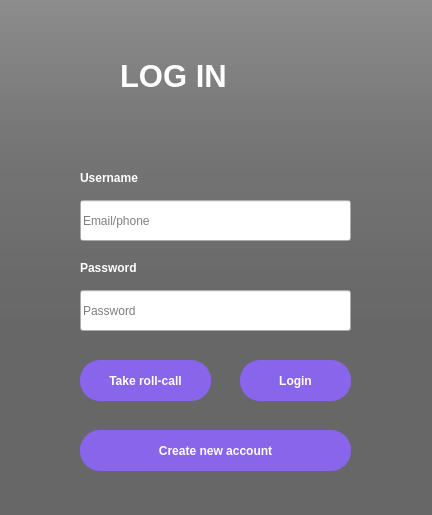
<?xml version="1.0" encoding="UTF-8"?>
<ui version="4.0">
 <class>MainWindow</class>
 <widget class="QMainWindow" name="MainWindow">
  <property name="geometry">
   <rect>
    <x>0</x>
    <y>0</y>
    <width>432</width>
    <height>515</height>
   </rect>
  </property>
  <property name="windowTitle">
   <string>Login</string>
  </property>
  <widget class="QWidget" name="centralwidget">
   <widget class="QLabel" name="label">
    <property name="geometry">
     <rect>
      <x>0</x>
      <y>0</y>
      <width>432</width>
      <height>547</height>
     </rect>
    </property>
    <property name="styleSheet">
     <string notr="true">border-image: url(:/newPrefix/bg1.jpg);</string>
    </property>
    <property name="text">
     <string/>
    </property>
   </widget>
   <widget class="QLabel" name="label_2">
    <property name="geometry">
     <rect>
      <x>0</x>
      <y>0</y>
      <width>432</width>
      <height>547</height>
     </rect>
    </property>
    <property name="styleSheet">
     <string notr="true">background-color: qlineargradient(spread:pad, x1:0, x2:0, y2:0.715909, stop:0 rgba(0,0,0,9), stop:0.375 rgba(0,0,0,50), stop:0.835277 rgba(0,0,0,75));
</string>
    </property>
    <property name="text">
     <string/>
    </property>
   </widget>
   <widget class="QLabel" name="label_3">
    <property name="geometry">
     <rect>
      <x>0</x>
      <y>0</y>
      <width>432</width>
      <height>547</height>
     </rect>
    </property>
    <property name="styleSheet">
     <string notr="true">background-color: rgba(0,0,0,100);</string>
    </property>
    <property name="text">
     <string/>
    </property>
   </widget>
   <widget class="QLabel" name="alert">
    <property name="geometry">
     <rect>
      <x>80</x>
      <y>119</y>
      <width>271</width>
      <height>31</height>
     </rect>
    </property>
    <property name="font">
     <font>
      <pointsize>10</pointsize>
      <weight>75</weight>
      <bold>true</bold>
     </font>
    </property>
    <property name="styleSheet">
     <string notr="true">color:red;</string>
    </property>
    <property name="text">
     <string/>
    </property>
   </widget>
   <widget class="QPushButton" name="register_btn">
    <property name="geometry">
     <rect>
      <x>80</x>
      <y>430</y>
      <width>271</width>
      <height>41</height>
     </rect>
    </property>
    <property name="font">
     <font>
      <pointsize>9</pointsize>
      <weight>75</weight>
      <bold>true</bold>
     </font>
    </property>
    <property name="cursor">
     <cursorShape>PointingHandCursor</cursorShape>
    </property>
    <property name="styleSheet">
     <string notr="true">QPushButton#register_btn{
	background: rgb(137,101,236);
	border-radius: 20px;
	color: white;
}
QPushButton#register_btn:hover{
	background-color: rgb(255,255,255,210);
	border-radius: 20px;
	color: black;
}
QPushButton#register_btn:pressed{
	background-color: rgb(255,255,255,210);
	padding-top: 5px;
	padding-left: 5px;
}</string>
    </property>
    <property name="text">
     <string>Create new account</string>
    </property>
   </widget>
   <widget class="QLineEdit" name="username">
    <property name="geometry">
     <rect>
      <x>80</x>
      <y>200</y>
      <width>271</width>
      <height>41</height>
     </rect>
    </property>
    <property name="font">
     <font>
      <pointsize>9</pointsize>
     </font>
    </property>
    <property name="placeholderText">
     <string>Email/phone</string>
    </property>
   </widget>
   <widget class="QLineEdit" name="password">
    <property name="geometry">
     <rect>
      <x>80</x>
      <y>290</y>
      <width>271</width>
      <height>41</height>
     </rect>
    </property>
    <property name="font">
     <font>
      <pointsize>9</pointsize>
     </font>
    </property>
    <property name="text">
     <string/>
    </property>
    <property name="echoMode">
     <enum>QLineEdit::Password</enum>
    </property>
    <property name="placeholderText">
     <string>Password</string>
    </property>
   </widget>
   <widget class="QPushButton" name="rollcall_btn">
    <property name="geometry">
     <rect>
      <x>80</x>
      <y>360</y>
      <width>131</width>
      <height>41</height>
     </rect>
    </property>
    <property name="font">
     <font>
      <pointsize>9</pointsize>
      <weight>75</weight>
      <bold>true</bold>
     </font>
    </property>
    <property name="cursor">
     <cursorShape>PointingHandCursor</cursorShape>
    </property>
    <property name="styleSheet">
     <string notr="true">QPushButton#rollcall_btn{
	background: rgb(137,101,236);
	border-radius: 20px;
	color: white;
}
QPushButton#rollcall_btn:hover{
	background-color: rgb(255,255,255,210);
	border-radius: 20px;
	color: black;
}
QPushButton#rollcall_btn:pressed{
	background-color: rgb(255,255,255,210);
	padding-top: 5px;
	padding-left: 5px;
}</string>
    </property>
    <property name="text">
     <string>Take roll-call</string>
    </property>
   </widget>
   <widget class="QPushButton" name="login_btn">
    <property name="geometry">
     <rect>
      <x>240</x>
      <y>360</y>
      <width>111</width>
      <height>41</height>
     </rect>
    </property>
    <property name="font">
     <font>
      <pointsize>9</pointsize>
      <weight>75</weight>
      <italic>false</italic>
      <bold>true</bold>
     </font>
    </property>
    <property name="cursor">
     <cursorShape>PointingHandCursor</cursorShape>
    </property>
    <property name="styleSheet">
     <string notr="true">QPushButton#login_btn{
	background: rgb(137,101,236);
	border-radius: 20px;
	color: white;
}
QPushButton#login_btn:hover{
	background-color: rgb(255,255,255,210);
	border-radius: 20px;
	color: black;
}
QPushButton#login_btn:pressed{
	background-color: rgb(255,255,255,210);
	padding-top: 5px;
	padding-left: 5px;
}</string>
    </property>
    <property name="text">
     <string>Login</string>
    </property>
   </widget>
   <widget class="QLabel" name="label_4">
    <property name="geometry">
     <rect>
      <x>120</x>
      <y>50</y>
      <width>191</width>
      <height>51</height>
     </rect>
    </property>
    <property name="font">
     <font>
      <pointsize>23</pointsize>
      <weight>75</weight>
      <bold>true</bold>
     </font>
    </property>
    <property name="styleSheet">
     <string notr="true">color: white;</string>
    </property>
    <property name="text">
     <string>LOG IN</string>
    </property>
   </widget>
   <widget class="QLabel" name="label_5">
    <property name="geometry">
     <rect>
      <x>80</x>
      <y>170</y>
      <width>81</width>
      <height>16</height>
     </rect>
    </property>
    <property name="font">
     <font>
      <pointsize>9</pointsize>
      <weight>75</weight>
      <bold>true</bold>
     </font>
    </property>
    <property name="styleSheet">
     <string notr="true">color: white;</string>
    </property>
    <property name="text">
     <string>Username</string>
    </property>
   </widget>
   <widget class="QLabel" name="label_6">
    <property name="geometry">
     <rect>
      <x>80</x>
      <y>260</y>
      <width>81</width>
      <height>16</height>
     </rect>
    </property>
    <property name="font">
     <font>
      <pointsize>9</pointsize>
      <weight>75</weight>
      <bold>true</bold>
     </font>
    </property>
    <property name="styleSheet">
     <string notr="true">color: white;</string>
    </property>
    <property name="text">
     <string>Password</string>
    </property>
   </widget>
  </widget>
 </widget>
 <resources>
  <include location="res.qrc"/>
 </resources>
 <connections/>
</ui>
